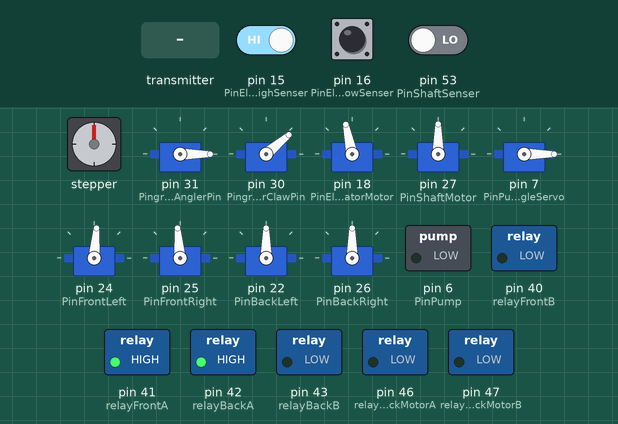
Recording of a program running on a simulated Arduino Mega 2560, built with avr-gcc and run on an emulated ATmega2560. On the bench: stepper motor, 9 × servo, switched loads named in the program (green lamp = pin HIGH). Wiring (inferred from the names in the program): stepper motor driver (200 steps per turn assumed): step pin 5; direction pin 2. Inputs (shaded band) come from the test bench; at power-on: pin 15 (PinElevatorHighSenser) HIGH, pin 16 (PinElevatorLowSenser) HIGH, pin 53 (PinShaftSenser) LOW. What the program prints to the serial monitor is not drawn.

Above: at 4.2 s.
4.3 s: pin 15 (PinElevatorHighSenser) driven LOW
At 4.9 s:
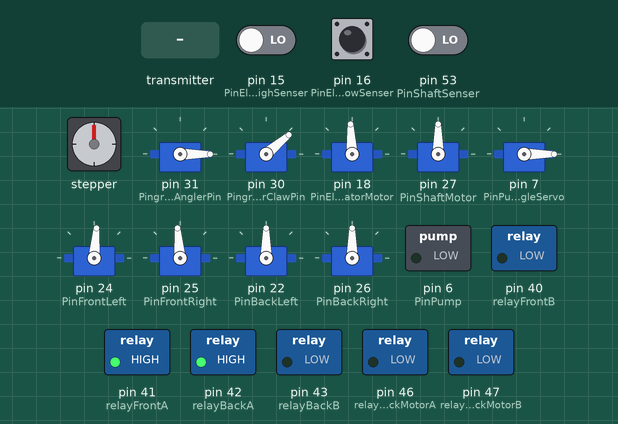
5.8 s: the transmitter starts sending ch.0 = 172
At 6.4 s:
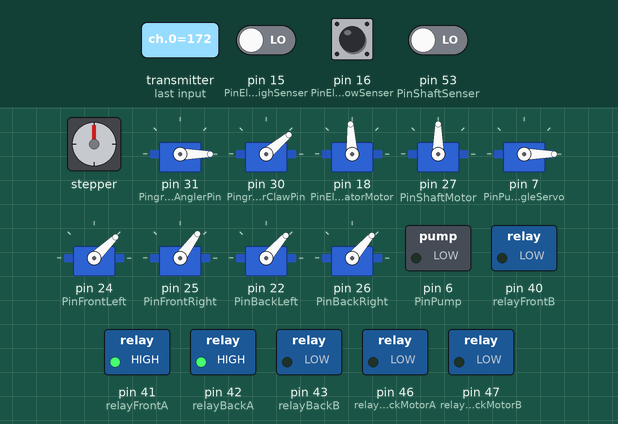
7.3 s: the transmitter starts sending ch.1 = 172
At 7.8 s:
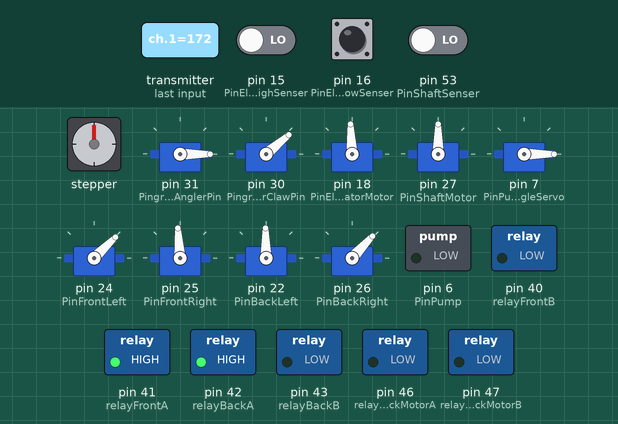
8.8 s: the transmitter starts sending ch.2 = 172
At 9.5 s:
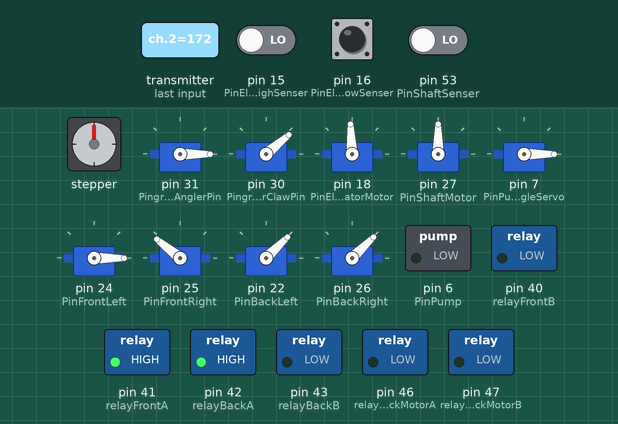
10.3 s: the transmitter starts sending ch.3 = 172
At 10.9 s:
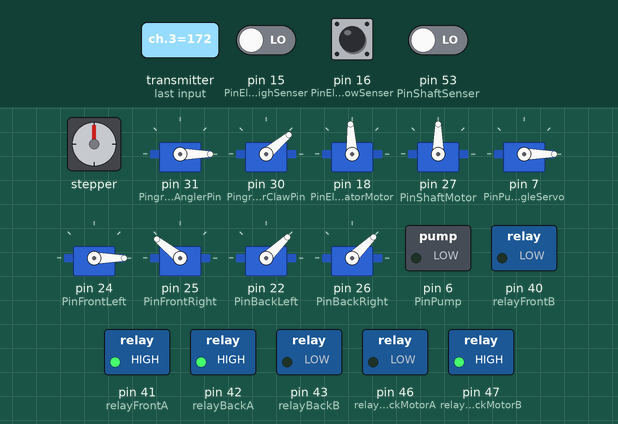
11.8 s: the transmitter starts sending ch.5 = 172
At 12.4 s:
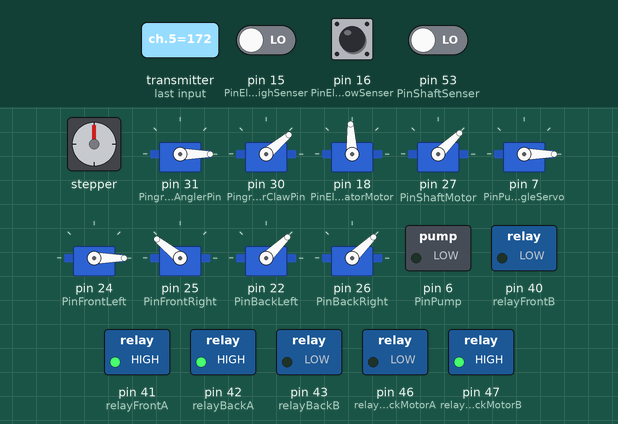
Timing chart, 0 to 14.3 s (numbered marks = the images above; inputs shaded):
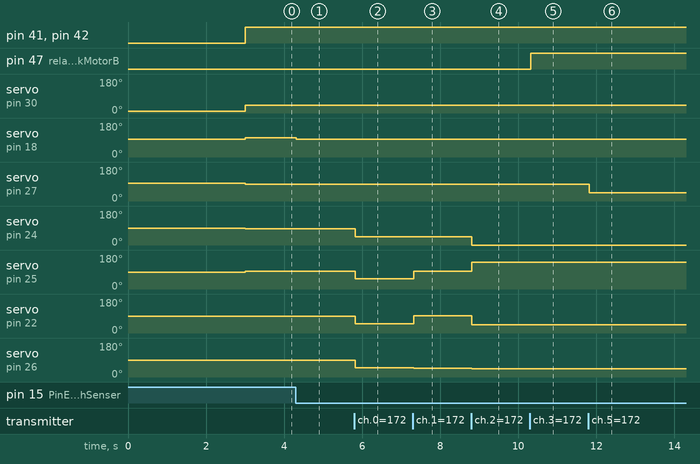

The program:

main.cpp
```cpp
#include "header.h"
#include "gripper.h"
#include "elevator.h"
#include "shaft.h"
#include "pump.h"
#include "mecanum.h"

void readJoystick();
bool isJoystick(int value, int target, int range = 100);

const int PinFrontLeft = 24;
const int PinFrontRight = 25;
const int PinBackLeft = 22;
const int PinBackRight = 26;
const int PingripperAnglerPin = 31;
const int PingripperClawPin = 30;
const int PinGripperEcho = 10;
const int PinGripperTrig = 11;
const int PinElevatorMotor = 18;
const int PinElevatorEcho = 12;
const int PinElevatorTrig = 13;
const int PinElevatorHighSenser = 15;
const int PinElevatorLowSenser = 16;
const int PinBackHighSenser = 50;
const int PinFrontHighSenser = 51;
const int PinShaftSenser = 53;
const int PinShaftMotor = 27;
const int PinPump = 6;
const int PinPumpAngleServo = 7;
const int stepPin = 5;
const int dirPin = 2;
const int enPin = 8;
const int relayBackA = 42;
const int relayBackB = 43;
const int relayBackMotorA = 46;
const int relayBackMotorB = 47;
const int relayFrontA = 41;
const int relayFrontB = 40;

Gripper *gripper;
Elevator *elevator;
Shaft *shaft;
Pump *pump;
Mecanum *mecanum;

bfs::SbusRx sbus_rx(&Serial2);
bfs::SbusTx sbus_tx(&Serial2);
bfs::SbusData data;
int chs[16];
int testMicosecendMid = 0; // analog中間值(0為未設定)

int ballCount = 0;    // 紀錄撿到的球數
int gripperState = 0; // 自動撿球狀態
int Gripperbuttonstate = 0;

void setup()
{
    Serial.begin(9600);
    gripper = new Gripper(PingripperAnglerPin, PingripperClawPin, PinGripperEcho, PinGripperTrig, dirPin, stepPin, enPin);    // 夾爪
    elevator = new Elevator(PinElevatorMotor, PinElevatorEcho, PinElevatorTrig, PinElevatorHighSenser, PinElevatorLowSenser); // 升降
    shaft = new Shaft(PinShaftSenser, PinShaftMotor);                                                                         // 轉軸
    pump = new Pump(PinPump, PinPumpAngleServo);                                                                              // 幫浦
    mecanum = new Mecanum(PinFrontLeft, PinFrontRight, PinBackLeft, PinBackRight);                                            // 麥克納姆輪
    pinMode(relayBackA, OUTPUT);
    pinMode(relayBackB, OUTPUT);
    pinMode(relayBackMotorA, OUTPUT);
    pinMode(relayBackMotorB, OUTPUT);
    pinMode(relayFrontA, OUTPUT);
    pinMode(relayFrontB, OUTPUT);

    while (!Serial)
    {
    }
    sbus_rx.Begin();
    sbus_tx.Begin();

    delay(3000);
}
void loop()
{
    readJoystick(); // 讀取遙控器數據

    // print區
    //  Serial.println(chs[11]);
    //  Serial.println(shaft->getPosition());
    //  Serial.println(elevator->getDistance());

    // 移動
    int frontLeft, frontRight, backLeft, backRight;
    // 計算麥克納姆輪的速度
    calculateMecanumWheelSpeeds(chs[0] - 1500, chs[1] - 1500, chs[2] - 1500, frontLeft, frontRight, backLeft, backRight);
    // // 限制速度
    // if (isJoystick(2000, chs[4]))
    // {
    //     frontLeft *= 0.3;
    //     frontRight *= 0.3;
    //     backLeft *= 0.3;
    //     backRight *= 0.3;
    // }
    mecanum->setMotorSpeeds(frontLeft + 1500, frontRight + 1500, backLeft + 1500, backRight + 1500);

    if (isJoystick(2000, chs[3]))
    {
        digitalWrite(relayBackMotorA, 1);
        digitalWrite(relayBackMotorB, 0);
    }

    else if (isJoystick(1000, chs[3]))
    {
        digitalWrite(relayBackMotorA, 0);
        digitalWrite(relayBackMotorB, 1);
    }

    else
    {
        digitalWrite(relayBackMotorA, 0);
        digitalWrite(relayBackMotorB, 0);
    }

    // // 車上取球
    // if (isJoystick(1000, chs[4]))
    // {
    //     int turnPosition = 765; // 轉軸目標值
    //     int tagetDistance = 24; // 升降目標值
    //     shaft->setShaftAngle(turnPosition);
    //     if (abs(shaft->getPosition() - turnPosition) < 2)
    //     {
    //         shaft->setShaftMicoSeconds(1500);
    //         elevator->setDistance(tagetDistance);
    //     }
    // }

    // 手動轉軸
    shaft->setShaftMicoSeconds(chs[5]);
    // if (isJoystick(1000, chs[5]))
    // {
    //     shaft->setShaftMicoSeconds(shaft->upMicroseconds);
    // }

    // else if (isJoystick(2000, chs[5]))
    // {
    //     shaft->setShaftMicoSeconds(shaft->downMicroseconds);
    // }

    // else
    // {
    //     shaft->setShaftMicoSeconds(1500);
    // }

    // 手動伸縮
    if (isJoystick(2000, chs[10]))
    {
        elevator->setDown();
    }
    else if (isJoystick(1000, chs[10]))
    {
        elevator->setUpper();
    }
    else if (isJoystick(1500, chs[10]))
    {
        elevator->setMotorMicoSeconds(1500);
    }

    // chs6
    if (isJoystick(1000, chs[6]))
    {
        digitalWrite(relayFrontA, 1);
        digitalWrite(relayFrontB, 0);
    }

    else if (isJoystick(2000, chs[6]))
    {
        digitalWrite(relayFrontA, 0);
        digitalWrite(relayFrontB, 1);
    }

    else if (PinElevatorHighSenser == HIGH || (1500, chs[6]))
    {
        digitalWrite(relayFrontA, 0);
        digitalWrite(relayFrontB, 0);
    }

    // 幫浦角度
    pump->setPumpAngle(map(chs[7], 1000, 2000, 0, 180));

    // 幫浦啟動或關閉
    if (isJoystick(2000, chs[8]))
    {
        pump->setPumpState(1);
    }
    else
    {
        pump->setPumpState(0);
    }

    // 自動撿球
    if (isJoystick(2000, chs[9]))
    {
        if ((Gripperbuttonstate == 0))
        {
            int distance = gripper->getDistance();                    // 獲取當前與目標物的距離
            if (ballCount>=9){
                    gripper->addStep();
                    Gripperbuttonstate = 1;
            }
            else if (gripperState == 0 && (distance < 5 && distance != 0)) // 偵測到球 -> 閉爪
            {
                if (ballCount <= 6)
                {
                    gripper->setClose();
                    gripper->updateClawState();
                    delay(200);
                    gripperState = 1;
                }
                else if (ballCount == 7)
                {
                    gripper->setClose();
                    gripper->updateClawState();
                    ballCount += 1;
                    Gripperbuttonstate = 1;
                }
                else if (ballCount == 8)
                {
                    gripper->setUp();
                    gripper->updateAnglerAngle();
                    delay(700);
                    gripper->setOpen(); // 開爪
                    gripper->updateClawState();
                    delay(1000);
                    ballCount += 1;
                    Gripperbuttonstate = 1;
                }
                else
                {
                    // gripper->addStep();
                    Gripperbuttonstate = 1;
                }
            }
            else
            {
                switch (gripperState)
                {
                case 1:
                    gripper->setUp(); // 上升
                    gripper->updateAnglerAngle();
                    delay(700);
                    gripperState = 2;
                    break;

                case 2:
                    gripper->setOpen(); // 開爪
                    gripper->updateClawState();
                    delay(1000);
                    gripperState = 3;
                    break;

                case 3:
                    ballCount++;        // 紀錄撿到的球數
                    gripper->setDown(); // 下降
                    gripper->updateAnglerAngle();
                    delay(500);
                    if (ballCount < 6 || ballCount >= 10)
                    {
                        gripper->addStep();
                    }
                    gripperState = 0;
                    Gripperbuttonstate = 1;
                    break;
                default:
                    gripperState = 0; // 預設狀態
                    gripper->setOpen();
                    gripper->setDown();
                    Gripperbuttonstate = 1;
                    break;
                }
            }
        }
    }
    else
    {
        Gripperbuttonstate = 0;
        gripperState = 0;
        if (ballCount != 8)
        {
            gripper->setOpen();
            gripper->setDown();
        }
        else
        {
            gripper->setClose();
        }

        // 向前運動
    }
    Serial.println(ballCount);
    // 後面 車體升降
    if (isJoystick(1000, chs[11]))
    {
        digitalWrite(relayBackA, 1);
        digitalWrite(relayBackB, 0);
    }

    else if (isJoystick(2000, chs[11]))
    {
        digitalWrite(relayBackA, 0);
        digitalWrite(relayBackB, 1);
    }

    else if (PinElevatorHighSenser == HIGH || (1500, chs[11]))
    {
        digitalWrite(relayBackA, 0);
        digitalWrite(relayBackB, 0);
    }

    // else if (isJoystick(2000, chs[10]))
    // {
    //     // mode1
    //     if (isJoystick(1000, chs[4]))
    //     {
    //         int mode1_targethigh = 20;
    //         int mode1_targetAngle = 772;
    //         elevator->setDistance(mode1_targethigh);
    //         if (abs(elevator->getDistance()-mode1_targethigh) < 2)
    //         {
    //             elevator->setDistance(1500);
    //             shaft->setShaftAngle(mode1_targetAngle);
    //         }
    //     }
    //     // mode2
    //     else if (isJoystick(1500, chs[4]))
    //     {
    //         int mode2_targethigh = 14;
    //         int mode2_targetAngle = 790;
    //         elevator->setDistance(mode2_targethigh);
    //         if (abs(elevator->getDistance()-mode2_targethigh) < 2)
    //         {
    //             elevator->setDistance(1500);
    //             shaft->setShaftAngle(mode2_targetAngle);
    //         }
    //     }
    //     // mode3
    //     else if (isJoystick(2000, chs[4]))
    //     {
    //         int mode3_targethigh = 4;
    //         int mode3_targetAngle = 810;
    //         elevator->setDistance(mode3_targethigh);
    //         if (abs(elevator->getDistance()-mode3_targethigh) < 2)
    //         {
    //             elevator->setDistance(1500);
    //             shaft->setShaftAngle(mode3_targetAngle);
    //         }
    //     }
    // }

    // Serial.println(elevator->getDistance()); //  輸出當前升降機的高度

    // Serial.println(shaft->getPosition());
    // 測試升降+轉軸
    // if (isJoystick(2000, chs[7])) // ch6為高
    // {
    //     // 伸縮
    //     if (isJoystick(1000, chs[6]))
    //     {
    //         testMicosecendMid = testMicosecendMid == 0 ? chs[9] : testMicosecendMid; // 設定ch10為analog中間值
    //         elevator->setMotorMicoSeconds(chs[9] - testMicosecendMid + 1500);
    //         shaft->setShaftMicoSeconds(1500);
    //     }
    //     // 轉軸
    //     else if (isJoystick(2000, chs[6]))
    //     {
    //         testMicosecendMid = testMicosecendMid == 0 ? chs[9] : testMicosecendMid; // 設定ch10為analog中間值
    //         elevator->setMotorMicoSeconds(1500);
    //         shaft->setShaftMicoSeconds(chs[9] - testMicosecendMid + 1500);
    //     }
    //     else
    //     {
    //         testMicosecendMid = 0; // 重設中間值
    //         elevator->setMotorMicoSeconds(1500);
    //         shaft->setShaftMicoSeconds(1500);
    //     }
    // }
    // else
    // {
    //     testMicosecendMid = 0;
    //     elevator->setMotorMicoSeconds(1500);
    //     shaft->setShaftMicoSeconds(1500);
    // }

    gripper->updateAnglerAngle();
    gripper->updateClawState();
    elevator->updateMotorMicoSeconds();
    shaft->updateShaftMicoSeconds();
    pump->updatePumpAngle();

    delay(10);
}

void readJoystick()
{
    if (sbus_rx.Read())
    {
        data = sbus_rx.data();
        for (int i = 0; i < 16; i++)
        {
            chs[i] = data.ch[i];
            chs[i] = map(data.ch[i], 175, 1900, 1000, 2000);
        }

        sbus_tx.data(data);
        sbus_tx.Write();
    }
}

// 判定遙控器腳位狀態
bool isJoystick(int value, int target, int range)
{
    return abs(value - target) < range;
}

 
```

header.h
```cpp
#include <Servo.h>
#include <Arduino.h>
#include <Ultrasonic.h>
#include "sbus.h"
```

elevator.h
```cpp
#include "header.h"

// 往上:1400 往下:1600

// 設定操控模式種類
enum class ElevatorMode
{
    PWM,
    Distance,
    limitSwitch
};
enum class LimitMode
{
    Upper,
    Down
};

class Elevator
{
public:
    Elevator(int motor_pin, int echo_pin, int trig_pin, int highSenser_pin, int lowSenser_pin);    // 設定升降的腳位

    void setMotorMicoSeconds(int value);    // 設置馬達PWM值

    void setUpMicroseconds(int value);  // 設置上升時的PWM值

    void setDownMicroseconds(int value);    // 設置下降時的PWM值

    void setUpper(); // 將目標設定為上升距離
    void setDown();  // 將目標設定為下降距離
    void setDistance(int distance); // 將目標設定為自訂距離

    void updateMotorMicoSeconds();  // 更新馬達PWM值

    int getDistance(); // 獲取當前的高度
    int getHighSwitchState(); // 獲取頂部限位開關的狀態
    int getLowSwitchState(); // 獲取底部限位開關的狀態
private:
    Ultrasonic ultrasonic;
    Servo motor;
    int highSenser_pin;
    int lowSenser_pin;

    int motor_Microseconds; // 馬達當前PWM值

    int upMicroseconds = 1600;   // 上升時的PWM值
    int downMicroseconds = 1400; // 下降時的PWM值

    ElevatorMode mode = ElevatorMode::PWM; // 設定運行模式("PWM" or "Distance")
    int targetDistance;                    // 目標距離
    LimitMode currentLimitMode = LimitMode::Upper; // 設定限位模式("High" or "Low")

    int high = 38; // 最大距離(cm)38
    int low = 3;   // 最低距離(cm)3
};

// 升降腳位初始化
Elevator::Elevator(int motor_pin, int echo_pin, int trig_pin, int highSenser_pin, int lowSenser_pin) : ultrasonic(trig_pin, echo_pin)
{
    motor.attach(motor_pin);
    pinMode(highSenser_pin, INPUT_PULLUP);
    pinMode(lowSenser_pin, INPUT_PULLUP);
    this->highSenser_pin = highSenser_pin;
    this->lowSenser_pin = lowSenser_pin;
    this->motor_Microseconds = 1500;
    motor.writeMicroseconds(motor_Microseconds);
}

// 設置馬達PWM值
void Elevator::setMotorMicoSeconds(int value)
{
    this->mode = ElevatorMode::PWM; // 設定運行模式為PWM
    this->motor_Microseconds = value > 2000 ? 2000 : value < 1000 ? 1000
                                                                  : value;
}

// 若運行模式為以距離作為目標時，設定設置上升時的PWM值
void Elevator::setUpMicroseconds(int value)
{
    this->upMicroseconds = value;
}

// 若運行模式為以距離作為目標時，設定設置下降時的PWM值
void Elevator::setDownMicroseconds(int value)
{
    this->downMicroseconds = value;
}

// 設置頂部距離為距離目標
void Elevator::setUpper()
{
    this->mode = ElevatorMode::limitSwitch; // 設定運行模式為以距離作為目標
    this->currentLimitMode = LimitMode::Upper;
}

// 設置底部距離為距離目標
void Elevator::setDown()
{
    this->mode = ElevatorMode::limitSwitch; // 設定運行模式為以距離作為目標
    this->currentLimitMode = LimitMode::Down;
}

// 設置自訂距離為距離目標
void Elevator::setDistance(int distance)
{
    this->mode = ElevatorMode::Distance; // 設定運行模式為以距離作為目標
    this->targetDistance = distance;
}

// 更新馬達PWM值
void Elevator::updateMotorMicoSeconds()
{
    switch (mode)
    {
    case ElevatorMode::PWM: // 若運行模式為PWM，則直接設置PWM值
        // if (((this->getDistance() > this->high||digitalRead(highSenser_pin)==LOW) && (this->motor_Microseconds - 1500) < 0) || ((this->getDistance() < this->low||digitalRead(lowSenser_pin)==LOW) && (this->motor_Microseconds - 1500) > 0))
        if (((digitalRead(highSenser_pin)==LOW) && (this->motor_Microseconds - 1500) > 0) || ((digitalRead(lowSenser_pin)==LOW) && (this->motor_Microseconds - 1500) < 0))
        {
            this->motor.writeMicroseconds(1500);
        }
        else
        {
            this->motor.writeMicroseconds(this->motor_Microseconds);
        }
        break;

    case ElevatorMode::Distance: // 如果當前距離大於等於目標距離，則停止上升，否則繼續上升，直到達到目標距離，同理下降
        if ((digitalRead(highSenser_pin)==LOW)&&(this->getDistance() < this->targetDistance))
        {
            this->motor.writeMicroseconds(1500);
        }
        else if ((digitalRead(lowSenser_pin)==LOW)&&(this->getDistance() >= this->targetDistance))
        {
            this->motor.writeMicroseconds(1500);
        }
        else if (this->getDistance() >= this->targetDistance)
        {
            this->motor.writeMicroseconds(this->downMicroseconds);
        }
        else if (this->getDistance() < this->targetDistance)
        {
            this->motor.writeMicroseconds(this->upMicroseconds);
        }
        else
        {
            this->motor.writeMicroseconds(1500);
        }
        break;
    case ElevatorMode::limitSwitch: // 如果當前距離大於等於頂部距離，則停止上升，否則繼續上升，直到達到頂部距離，同理下降
        if ((digitalRead(highSenser_pin)==LOW)&&this->currentLimitMode == LimitMode::Upper)
        {
            this->motor.writeMicroseconds(1500);
        }
        else if ((digitalRead(lowSenser_pin)==LOW)&&(this->currentLimitMode == LimitMode::Down))
        {
            this->motor.writeMicroseconds(1500);
        }
        else
        {
            this->motor.writeMicroseconds(this->currentLimitMode == LimitMode::Upper ? this->upMicroseconds : this->downMicroseconds);
        }
        break;
    default:
        break;
    }
}

// 獲取升降當前的高度
int Elevator::getDistance()
{
    return ultrasonic.read();
}

// 獲取頂部限位開關的狀態
int Elevator::getHighSwitchState()
{
    return !digitalRead(this->highSenser_pin);
}

// 獲取底部限位開關的狀態
int Elevator::getLowSwitchState()
{
    return !digitalRead(this->lowSenser_pin);
}
```

pump.h
```cpp
class Pump
{
public:
    Pump(int pumpPin,int pumpAnglerServoPin);

    void setPumpState(int value);

    void setPumpAngle(int angle);

    void updatePumpAngle();

    int getPosition(); // 獲取當前與障礙物的距離
private:
    Servo Angler;
    int pumpState;
    int pumpPin;
    int pumpAnglerServoPin;
    int pumpAngle;
};

Pump::Pump(int pumpPin,int pumpAnglerServoPin)
{
    this->pumpPin = pumpPin;
    this->pumpAnglerServoPin = pumpAnglerServoPin;
    this->pumpState = 0;
    pinMode(pumpPin, OUTPUT);
    Angler.attach(pumpAnglerServoPin);
    Angler.write(0);

}

void Pump::setPumpState(int value)
{
    this->pumpState = value;
    digitalWrite(this->pumpPin, value);
}

void Pump::setPumpAngle(int angle){
    this->pumpAngle = angle;
}

void Pump::updatePumpAngle(){
    Angler.write(this->pumpAngle);
}
```

Source omitted: gripper.h (4017 bytes), mecanum.h (2024 bytes), shaft.h (2366 bytes)

Measured:
- after the input at 4.3 s, servo on pin 18 (PinElevatorMotor): 102° → 93° at once
- after the input at 5.8 s, servo on pin 24 (PinFrontLeft): 85° → 44° at once; servo on pin 25 (PinFrontRight): 95° → 54° at once; servo on pin 22 (PinBackLeft), servo on pin 26 (PinBackRight): 90° → 49° at once
- after the input at 7.3 s, servo on pin 25 (PinFrontRight): 54° → 94° at once; servo on pin 22 (PinBackLeft): 49° → 91° at once; servo on pin 26 (PinBackRight): 49° → 47° at once
- after the input at 8.8 s, servo on pin 24 (PinFrontLeft): 44° → 0° at once; servo on pin 25 (PinFrontRight): 94° → 141° at once; servo on pin 22 (PinBackLeft): 91° → 44° at once; servo on pin 26 (PinBackRight): 47° → 44° at once
- after the input at 10.3 s, pin 47 (relayBackMotorB): LOW → HIGH at once
- after the input at 11.8 s, servo on pin 27 (PinShaftMotor): 90° → 44° at once
